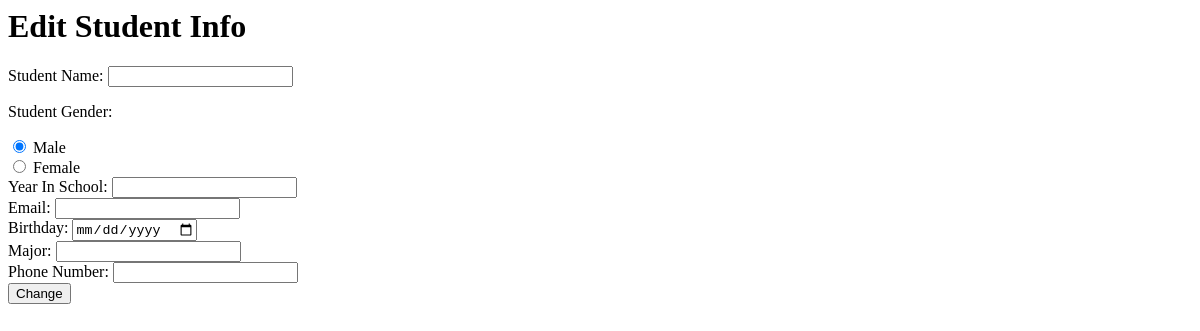
The app's page /edit/Student/1, older data.
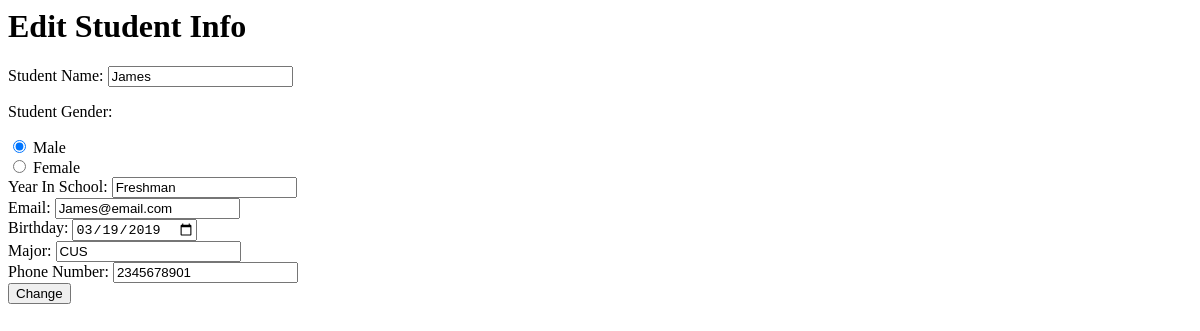
The same page, newer data.
### models.py (models this page shows)
class Student(db.Model):
    __tablename__= "students"
    id = db.Column(db.Integer, primary_key=True)
    name = db.Column(db.String(120), index=True, unique=False)
    gender = db.Column(db.String(6), index=True)
    year = db.Column(db.String(10), index=True)
    major = db.Column(db.String(120), index=True)
    phone = db.Column(db.String(120), index=True)
    email = db.Column(db.String(120), index=True)
    birthday = db.Column(db.String(120), index=True)
    phone = db.Column(db.String(120), index=True)

### app.py (the view, shortened to what this page needs)
@app.route('/edit/<type>/<int:id>', methods=['GET', 'POST'])
def edit(type, id):
    if type == "Student":
        student = Student.query.get(id)
        return render_template('student_edit.html', student=student)

### templates/student_edit.html
{% extends 'layout.html' %}
{% block body %}
  <h1>Edit Student Info</h1>
  <form action="" method="POST">
    <div>
    	<label> Student Name: </label>
    	<input type="text" name="student_name" value={{student.name}}>
    </div>
    <div>
    	<p><label> Student Gender: </label></p>
      <input type="radio" name="student_gender" id="male" value="Male" checked> Male<br>
      <input type="radio" name="student_gender" id="female" value="Female"> Female<br>
    </div>
    <div>
      <label>Year In School:</label>
      <input type=text name="student_year" value={{student.year}}>
    </div>
    <div>
      <label> Email: </label>
      <input type="email" name="student_email" value={{student.email}}>
    </div>
    <div>
      <label> Birthday: </label>
      <input type="date" id="birthday" name="student_birthday" value={{student.birthday}}>
    </div>
    <div>
      <label> Major: </label>
      <input type="text" name="student_major" value={{student.major}}>
    </div>
    <div>
      <label> Phone Number: </label>
      <input type="tel" name="student_phone" value={{student.phone}}>
    </div>
  	<button type="submit"> Change </button>
  </form>
{% endblock %}

### templates/layout.html (shortened to what this page needs)
<html>
  <head>
  <head>
  <body>
    {% block body %}
    {% endblock %}
  </body>
</html>

Row changes from the older to the newer data that the page shows:
added Student: student_name "James", student_year "Freshman", student_email "James@email.com", student_birthday "03/19/2019", student_major "CUS", student_phone "2345678901"
